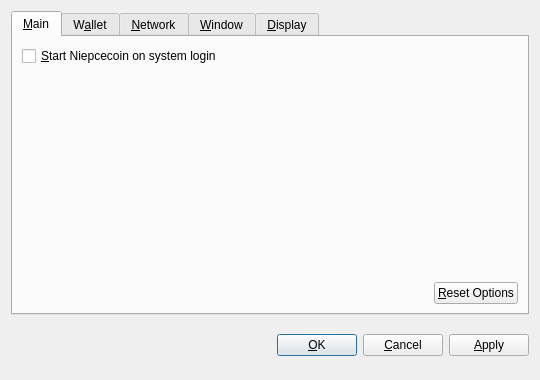
<?xml version="1.0" encoding="UTF-8"?>
<ui version="4.0">
 <class>OptionsDialog</class>
 <widget class="QDialog" name="OptionsDialog">
  <property name="geometry">
   <rect>
    <x>0</x>
    <y>0</y>
    <width>540</width>
    <height>380</height>
   </rect>
  </property>
  <property name="windowTitle">
   <string>Options</string>
  </property>
  <property name="modal">
   <bool>true</bool>
  </property>
  <layout class="QVBoxLayout" name="verticalLayout">
   <item>
    <widget class="QTabWidget" name="tabWidget">
     <property name="tabPosition">
      <enum>QTabWidget::North</enum>
     </property>
     <property name="currentIndex">
      <number>0</number>
     </property>
     <widget class="QWidget" name="tabMain">
      <attribute name="title">
       <string>&amp;Main</string>
      </attribute>
      <layout class="QVBoxLayout" name="verticalLayout_Main">
       <item>
        <widget class="QCheckBox" name="bitcoinAtStartup">
         <property name="toolTip">
          <string>Automatically start Niepcecoin after logging in to the system.</string>
         </property>
         <property name="text">
          <string>&amp;Start Niepcecoin on system login</string>
         </property>
        </widget>
       </item>
       <item>
        <spacer name="verticalSpacer_Main">
         <property name="orientation">
          <enum>Qt::Vertical</enum>
         </property>
         <property name="sizeHint" stdset="0">
          <size>
           <width>20</width>
           <height>40</height>
          </size>
         </property>
        </spacer>
       </item>
       <item>
        <layout class="QHBoxLayout" name="horizontalLayout_2_Main">
         <item>
          <spacer name="horizontalSpacer_2_Main">
           <property name="orientation">
            <enum>Qt::Horizontal</enum>
           </property>
           <property name="sizeHint" stdset="0">
            <size>
             <width>40</width>
             <height>20</height>
            </size>
           </property>
          </spacer>
         </item>
         <item>
          <widget class="QPushButton" name="resetButton">
           <property name="toolTip">
            <string>Reset all client options to default.</string>
           </property>
           <property name="text">
            <string>&amp;Reset Options</string>
           </property>
           <property name="autoDefault">
            <bool>false</bool>
           </property>
          </widget>
         </item>
        </layout>
       </item>
      </layout>
     </widget>
     <widget class="QWidget" name="tabWallet">
      <attribute name="title">
       <string>W&amp;allet</string>
      </attribute>
      <layout class="QVBoxLayout" name="verticalLayout_Network">
       <item>
        <widget class="QLabel" name="transactionFeeInfoLabel">
         <property name="text">
          <string>Optional transaction fee per kB that helps make sure your transactions are processed quickly. Most transactions are 1 kB.</string>
         </property>
         <property name="textFormat">
          <enum>Qt::PlainText</enum>
         </property>
         <property name="wordWrap">
          <bool>true</bool>
         </property>
        </widget>
       </item>
       <item>
        <layout class="QHBoxLayout" name="horizontalLayout_1_Main">
         <item>
          <widget class="QLabel" name="transactionFeeLabel">
           <property name="text">
            <string>Pay transaction &amp;fee</string>
           </property>
           <property name="textFormat">
            <enum>Qt::PlainText</enum>
           </property>
           <property name="buddy">
            <cstring>transactionFee</cstring>
           </property>
          </widget>
         </item>
         <item>
          <widget class="BitcoinAmountField" name="transactionFee"/>
         </item>
         <item>
          <spacer name="horizontalSpacer_1_Main">
           <property name="orientation">
            <enum>Qt::Horizontal</enum>
           </property>
           <property name="sizeHint" stdset="0">
            <size>
             <width>40</width>
             <height>20</height>
            </size>
           </property>
          </spacer>
         </item>
        </layout>
       </item>
       <item>
        <widget class="QLabel" name="label">
         <property name="text">
          <string>If you disable the spending of unconfirmed change, the change from a transaction cannot be used until that transaction has at least one confirmation. This also affects how your balance is computed.</string>
         </property>
         <property name="wordWrap">
          <bool>true</bool>
         </property>
        </widget>
       </item>
       <item>
        <widget class="QCheckBox" name="spendZeroConfChange">
         <property name="text">
          <string>Spend unconfirmed change  (experts only)</string>
         </property>
        </widget>
       </item>
       <item>
        <spacer name="verticalSpacer">
         <property name="orientation">
          <enum>Qt::Vertical</enum>
         </property>
         <property name="sizeHint" stdset="0">
          <size>
           <width>20</width>
           <height>40</height>
          </size>
         </property>
        </spacer>
       </item>
      </layout>
     </widget>
     <widget class="QWidget" name="tabNetwork">
      <attribute name="title">
       <string>&amp;Network</string>
      </attribute>
      <layout class="QVBoxLayout" name="verticalLayout_Network">
       <item>
        <widget class="QCheckBox" name="mapPortUpnp">
         <property name="toolTip">
          <string>Automatically open the Niepcecoin client port on the router. This only works when your router supports UPnP and it is enabled.</string>
         </property>
         <property name="text">
          <string>Map port using &amp;UPnP</string>
         </property>
        </widget>
       </item>
       <item>
        <widget class="QCheckBox" name="connectSocks">
         <property name="toolTip">
          <string>Connect to the Niepcecoin network through a SOCKS proxy (e.g. when connecting through Tor).</string>
         </property>
         <property name="text">
          <string>&amp;Connect through SOCKS proxy:</string>
         </property>
        </widget>
       </item>
       <item>
        <layout class="QHBoxLayout" name="horizontalLayout_Network">
         <item>
          <widget class="QLabel" name="proxyIpLabel">
           <property name="text">
            <string>Proxy &amp;IP:</string>
           </property>
           <property name="textFormat">
            <enum>Qt::PlainText</enum>
           </property>
           <property name="buddy">
            <cstring>proxyIp</cstring>
           </property>
          </widget>
         </item>
         <item>
          <widget class="QValidatedLineEdit" name="proxyIp">
           <property name="maximumSize">
            <size>
             <width>140</width>
             <height>16777215</height>
            </size>
           </property>
           <property name="toolTip">
            <string>IP address of the proxy (e.g. 127.0.0.1)</string>
           </property>
          </widget>
         </item>
         <item>
          <widget class="QLabel" name="proxyPortLabel">
           <property name="text">
            <string>&amp;Port:</string>
           </property>
           <property name="textFormat">
            <enum>Qt::PlainText</enum>
           </property>
           <property name="buddy">
            <cstring>proxyPort</cstring>
           </property>
          </widget>
         </item>
         <item>
          <widget class="QLineEdit" name="proxyPort">
           <property name="maximumSize">
            <size>
             <width>55</width>
             <height>16777215</height>
            </size>
           </property>
           <property name="toolTip">
            <string>Port of the proxy (e.g. 9050)</string>
           </property>
          </widget>
         </item>
         <item>
          <widget class="QLabel" name="socksVersionLabel">
           <property name="text">
            <string>SOCKS &amp;Version:</string>
           </property>
           <property name="textFormat">
            <enum>Qt::PlainText</enum>
           </property>
           <property name="buddy">
            <cstring>socksVersion</cstring>
           </property>
          </widget>
         </item>
         <item>
          <widget class="QValueComboBox" name="socksVersion">
           <property name="toolTip">
            <string>SOCKS version of the proxy (e.g. 5)</string>
           </property>
          </widget>
         </item>
         <item>
          <spacer name="horizontalSpacer_Network">
           <property name="orientation">
            <enum>Qt::Horizontal</enum>
           </property>
           <property name="sizeHint" stdset="0">
            <size>
             <width>40</width>
             <height>20</height>
            </size>
           </property>
          </spacer>
         </item>
        </layout>
       </item>
       <item>
        <spacer name="verticalSpacer_Network">
         <property name="orientation">
          <enum>Qt::Vertical</enum>
         </property>
         <property name="sizeHint" stdset="0">
          <size>
           <width>20</width>
           <height>40</height>
          </size>
         </property>
        </spacer>
       </item>
      </layout>
     </widget>
     <widget class="QWidget" name="tabWindow">
      <attribute name="title">
       <string>&amp;Window</string>
      </attribute>
      <layout class="QVBoxLayout" name="verticalLayout_Window">
       <item>
        <widget class="QCheckBox" name="minimizeToTray">
         <property name="toolTip">
          <string>Show only a tray icon after minimizing the window.</string>
         </property>
         <property name="text">
          <string>&amp;Minimize to the tray instead of the taskbar</string>
         </property>
        </widget>
       </item>
       <item>
        <widget class="QCheckBox" name="minimizeOnClose">
         <property name="toolTip">
          <string>Minimize instead of exit the application when the window is closed. When this option is enabled, the application will be closed only after selecting Quit in the menu.</string>
         </property>
         <property name="text">
          <string>M&amp;inimize on close</string>
         </property>
        </widget>
       </item>
       <item>
        <spacer name="verticalSpacer_Window">
         <property name="orientation">
          <enum>Qt::Vertical</enum>
         </property>
         <property name="sizeHint" stdset="0">
          <size>
           <width>20</width>
           <height>40</height>
          </size>
         </property>
        </spacer>
       </item>
      </layout>
     </widget>
     <widget class="QWidget" name="tabDisplay">
      <attribute name="title">
       <string>&amp;Display</string>
      </attribute>
      <layout class="QVBoxLayout" name="verticalLayout_Display">
       <item>
        <layout class="QHBoxLayout" name="horizontalLayout_1_Display">
         <item>
          <widget class="QLabel" name="langLabel">
           <property name="text">
            <string>User Interface &amp;language:</string>
           </property>
           <property name="textFormat">
            <enum>Qt::PlainText</enum>
           </property>
           <property name="buddy">
            <cstring>lang</cstring>
           </property>
          </widget>
         </item>
         <item>
          <widget class="QValueComboBox" name="lang">
           <property name="toolTip">
            <string>The user interface language can be set here. This setting will take effect after restarting Niepcecoin.</string>
           </property>
          </widget>
         </item>
        </layout>
       </item>
       <item>
        <layout class="QHBoxLayout" name="horizontalLayout_2_Display">
         <item>
          <widget class="QLabel" name="unitLabel">
           <property name="text">
            <string>&amp;Unit to show amounts in:</string>
           </property>
           <property name="textFormat">
            <enum>Qt::PlainText</enum>
           </property>
           <property name="buddy">
            <cstring>unit</cstring>
           </property>
          </widget>
         </item>
         <item>
          <widget class="QValueComboBox" name="unit">
           <property name="toolTip">
            <string>Choose the default subdivision unit to show in the interface and when sending coins.</string>
           </property>
          </widget>
         </item>
        </layout>
       </item>
       <item>
        <widget class="QCheckBox" name="displayAddresses">
         <property name="toolTip">
          <string>Whether to show Niepcecoin addresses in the transaction list or not.</string>
         </property>
         <property name="text">
          <string>&amp;Display addresses in transaction list</string>
         </property>
        </widget>
       </item>
       <item>
        <widget class="QCheckBox" name="coinControlFeatures">
         <property name="toolTip">
          <string>Whether to show coin control features or not.</string>
         </property>
         <property name="text">
          <string>Display coin &amp;control features (experts only!)</string>
         </property>
        </widget>
       </item>
       <item>
        <spacer name="verticalSpacer_Display">
         <property name="orientation">
          <enum>Qt::Vertical</enum>
         </property>
         <property name="sizeHint" stdset="0">
          <size>
           <width>20</width>
           <height>40</height>
          </size>
         </property>
        </spacer>
       </item>
      </layout>
     </widget>
    </widget>
   </item>
   <item>
    <layout class="QHBoxLayout" name="horizontalLayout_Buttons">
     <item>
      <spacer name="horizontalSpacer_1">
       <property name="orientation">
        <enum>Qt::Horizontal</enum>
       </property>
       <property name="sizeHint" stdset="0">
        <size>
         <width>40</width>
         <height>48</height>
        </size>
       </property>
      </spacer>
     </item>
     <item>
      <widget class="QLabel" name="statusLabel">
       <property name="font">
        <font>
         <weight>75</weight>
         <bold>true</bold>
        </font>
       </property>
       <property name="text">
        <string/>
       </property>
       <property name="textFormat">
        <enum>Qt::PlainText</enum>
       </property>
       <property name="wordWrap">
        <bool>true</bool>
       </property>
      </widget>
     </item>
     <item>
      <spacer name="horizontalSpacer_2">
       <property name="orientation">
        <enum>Qt::Horizontal</enum>
       </property>
       <property name="sizeHint" stdset="0">
        <size>
         <width>40</width>
         <height>48</height>
        </size>
       </property>
      </spacer>
     </item>
     <item>
      <widget class="QPushButton" name="okButton">
       <property name="text">
        <string>&amp;OK</string>
       </property>
      </widget>
     </item>
     <item>
      <widget class="QPushButton" name="cancelButton">
       <property name="text">
        <string>&amp;Cancel</string>
       </property>
       <property name="autoDefault">
        <bool>false</bool>
       </property>
      </widget>
     </item>
     <item>
      <widget class="QPushButton" name="applyButton">
       <property name="text">
        <string>&amp;Apply</string>
       </property>
       <property name="autoDefault">
        <bool>false</bool>
       </property>
      </widget>
     </item>
    </layout>
   </item>
  </layout>
 </widget>
 <customwidgets>
  <customwidget>
   <class>BitcoinAmountField</class>
   <extends>QSpinBox</extends>
   <header>bitcoinamountfield.h</header>
  </customwidget>
  <customwidget>
   <class>QValueComboBox</class>
   <extends>QComboBox</extends>
   <header>qvaluecombobox.h</header>
  </customwidget>
  <customwidget>
   <class>QValidatedLineEdit</class>
   <extends>QLineEdit</extends>
   <header>qvalidatedlineedit.h</header>
  </customwidget>
 </customwidgets>
 <resources/>
 <connections/>
</ui>
